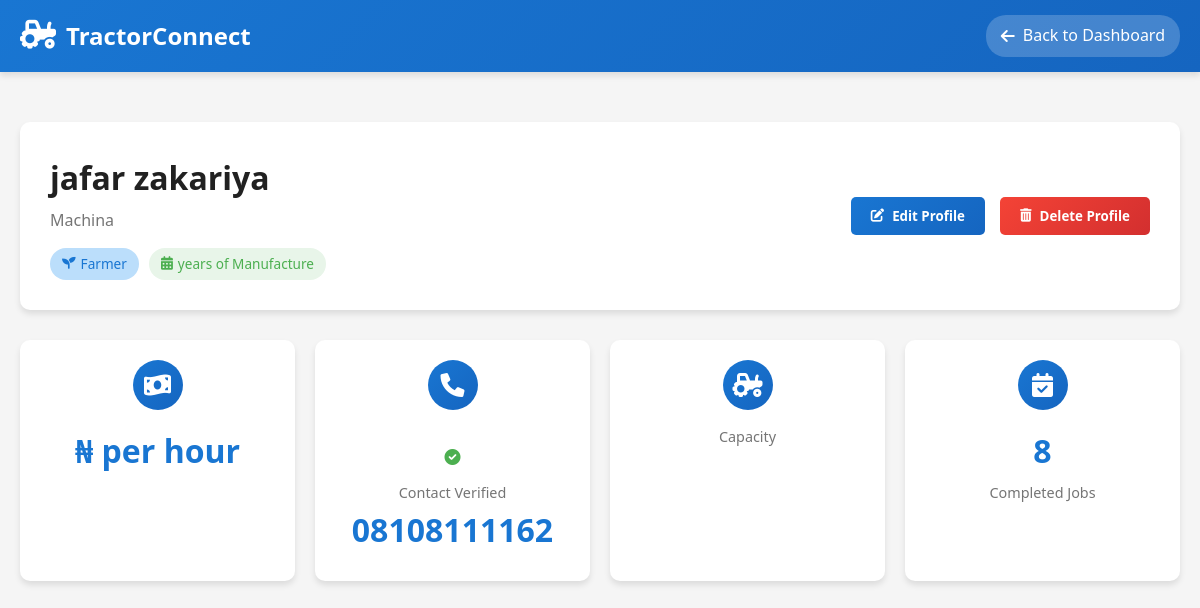
The app's page /tractorProfilepage.php (signed in) with its own data.
### tables this page shows
CREATE TABLE `users` (
  `id` int(11) NOT NULL,
  `name` varchar(100) NOT NULL,
  `phone` varchar(20) NOT NULL,
  `password` varchar(255) NOT NULL,
  `role` enum('farmer','truck_owner','admin') NOT NULL,
  `location` varchar(255) DEFAULT NULL,
  `created_at` datetime DEFAULT current_timestamp()
);

### tractorProfilepage.php (the view, shortened to what this page needs)
<?php
    include("connect.php");
    $truckDriversId = isset($_SESSION['tractor_id']) ? $_SESSION['tractor_id'] : null;
    $sql = "SELECT * FROM trucks WHERE owner_id=? LIMIT 1";
    $stmt = $pdo->prepare($sql);
    $stmt->execute([$truckDriversId]);
    $truck_driver = $stmt->fetch(PDO::FETCH_ASSOC);
    $sql2 = "SELECT *  FROM users WHERE id = ? LIMIT 1";
    $stmt2 = $pdo->prepare($sql2);
    $stmt2->execute([$truckDriversId]);
    $user = $stmt2->fetch(PDO::FETCH_ASSOC);
?>
<!DOCTYPE html>
<html lang="en">
<head>
    <link rel="stylesheet" href="https://cdnjs.cloudflare.com/ajax/libs/font-awesome/6.0.0/css/all.min.css">
    <link rel="stylesheet" href="styles/tractorProfilePage.css">
</head>
<body>
    <div class="header">
        <div class="nav-container">
            <div class="logo">
                <i class="fas fa-tractor"></i>
                TractorConnect
            </div>
            <div class="nav-actions">
                <a href="farmerspage.php" class="back-btn">
                    <i class="fas fa-arrow-left"></i>
                    Back to Dashboard
                </a>
            </div>
        </div>
    </div>
    <div class="container">
        <div class="profile-header">
            <div class="profile-main">
                <div class="profile-info">
                    <h1 id="farmerName"><?= htmlspecialchars($user['name']) ?></h1>
                    <p class="profile-subtitle" id="farmerLocation"><?= htmlspecialchars($user['location']) ?></p>
                    <div class="profile-badges">
                        <div class="badge badge-primary">
                            <i class="fas fa-seedling"></i>
                            <span id="produceType"><?= htmlspecialchars($truck_driver['truck_type']) ?> Farmer</span>
                        </div>
                        <div class="badge badge-secondary">
                            <i class="fas fa-calendar-alt"></i>
                            <span id="experienceYears"><?= htmlspecialchars($truck_driver['years_of_manufacture']) ?> years of Manufacture</span>
                        </div>
                    </div>
                </div>
            </div>
            <div class="profile-actions">
                <button class="action-btn btn-edit" onclick="editProfile()">
                    <i class="fas fa-edit"></i>
                    Edit Profile
                </button>
                <button class="action-btn btn-delete" onclick="showDeleteModal()">
                    <i class="fas fa-trash-alt"></i>
                    Delete Profile
                </button>
            </div>
        </div>
        <div class="stats-container">
            <div class="stat-card">
                <div class="stat-icon">
                    <i class="fas fa-money-bill-wave"></i>
                </div>
                <div class="stat-value" id="farmSizeStat">₦<?= htmlspecialchars($truck_driver['hourly_rate']) ?> per hour</div>
            </div>
            <div class="stat-card">
                <div class="stat-icon">
                    <i class="fas fa-phone"></i>
                </div>
                <div class="stat-value">
                    <i class="fas fa-check-circle" style="font-size: 1rem; color: #4CAF50;"></i>
                </div>
                <div class="stat-label">Contact Verified</div>
                <div class="stat-value"><?= htmlspecialchars($user['phone']) ?></div>
            </div>
            <div class="stat-card">
                <div class="stat-icon">
                    <i class="fas fa-tractor"></i>
                </div>
                <div class="stat-label">Capacity</div>
            </div>
            <div class="stat-card">
                <div class="stat-icon">
                    <i class="fas fa-calendar-check"></i>
                </div>
                <div class="stat-value">8</div>
                <div class="stat-label">Completed Jobs</div>
            </div>
        </div>
</body>
</html>

### styles/tractorProfilePage.css (style rules this page uses)
:root { --primary: #1976D2; --primary-dark: #1565C0; --primary-light: #BBDEFB; --accent: #FF4081; --text-primary: #212121; --text-secondary: #757575; --divider: #BDBDBD; --background: #F5F5F5; --card-background: #FFFFFF; --success: #4CAF50; --warning: #FFC107; --error: #F44336; --shadow: 0 4px 6px rgba(0, 0, 0, 0.1); --transition: all 0.3s ease; }
* { margin: 0; padding: 0; box-sizing: border-box; font-family: 'Segoe UI', Tahoma, Geneva, Verdana, sans-serif; }
body { background-color: var(--background); color: var(--text-primary); line-height: 1.6; }
.container { max-width: 1200px; margin: 0 auto; padding: 20px; }
.header { background: linear-gradient(135deg, var(--primary) 0%, var(--primary-dark) 100%); color: white; padding: 15px 0; box-shadow: var(--shadow); }
.nav-container { max-width: 1200px; margin: 0 auto; padding: 0 20px; display: flex; justify-content: space-between; align-items: center; }
.logo { display: flex; align-items: center; gap: 10px; font-size: 1.5rem; font-weight: 700; }
.logo i { font-size: 1.8rem; }
.nav-actions { display: flex; gap: 15px; }
.back-btn { background: rgba(255, 255, 255, 0.2); color: white; padding: 8px 15px; border-radius: 20px; text-decoration: none; display: flex; align-items: center; gap: 8px; transition: var(--transition); }
.profile-header { background-color: var(--card-background); border-radius: 10px; padding: 30px; margin: 30px 0; box-shadow: var(--shadow); display: flex; justify-content: space-between; align-items: center; flex-wrap: wrap; gap: 20px; }
.profile-main { display: flex; align-items: center; gap: 20px; }
.profile-info h1 { font-size: 2rem; margin-bottom: 5px; color: var(--text-primary); }
.profile-subtitle { color: var(--text-secondary); margin-bottom: 15px; }
.profile-badges { display: flex; gap: 10px; flex-wrap: wrap; }
.badge { padding: 5px 12px; border-radius: 20px; font-size: 0.85rem; display: flex; align-items: center; gap: 5px; }
.badge-primary { background-color: var(--primary-light); color: var(--primary); }
.badge-secondary { background-color: #E8F5E9; color: var(--success); }
.profile-actions { display: flex; gap: 15px; }
.action-btn { padding: 10px 20px; border: none; border-radius: 5px; cursor: pointer; font-weight: 600; display: flex; align-items: center; gap: 8px; transition: var(--transition); }
.btn-edit { background: linear-gradient(135deg, var(--primary) 0%, var(--primary-dark) 100%); color: white; }
.btn-delete { background: linear-gradient(135deg, var(--error) 0%, #d32f2f 100%); color: white; }
.stats-container { display: grid; grid-template-columns: repeat(auto-fit, minmax(250px, 1fr)); gap: 20px; margin-bottom: 30px; }
.stat-card { background-color: var(--card-background); border-radius: 10px; padding: 20px; box-shadow: var(--shadow); text-align: center; transition: var(--transition); }
.stat-icon { width: 50px; height: 50px; background: linear-gradient(135deg, var(--primary) 0%, var(--primary-dark) 100%); border-radius: 50%; display: flex; align-items: center; justify-content: center; color: white; font-size: 1.5rem; margin: 0 auto 15px; }
.stat-value { font-size: 2rem; font-weight: bold; color: var(--primary); margin-bottom: 5px; }
.stat-label { color: var(--text-secondary); font-size: 0.9rem; }

### records on screen
users: name "jafar zakariya", location "Machina", phone "08108111162"
